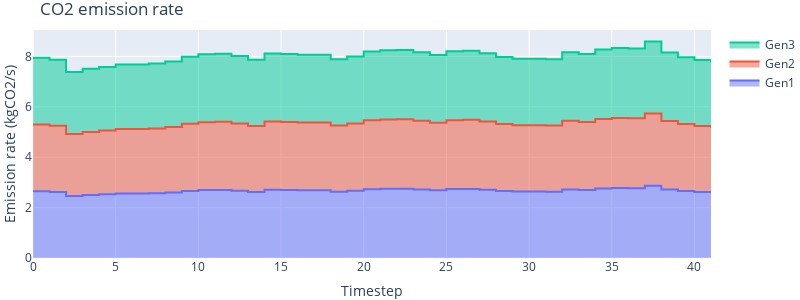

The notebook cell saved with this chart:
### Code cell
plots.plotter="plotly"
fig=plots.plot_CO2_rate_per_device(sim_result,simulator.optimiser,reverse_legend=True,filename=None,device_shareload=gts)
fig.update_layout(autosize=False,width=800,height=300,margin=dict(l=0,r=0,t=30,b=0),title="CO2 emission rate")

### Figure 1 — Plotly figure (JSON) as saved in the notebook; plotly's stock layout.template omitted (floating-point values rounded to 4 significant figures)
{"data": [{"line": {"shape": "hv"}, "name": "Gen1", "stackgroup": "one", "type": "scatter", "x": [0, 1, 2, 3, 4, 5, 6, 7, 8, 9, 10, 11, 12, 13, 14, 15, 16, 17, 18, 19, 20, 21, 22, 23, 24, 25, 26, 27, 28, 29, 30, 31, 32, 33, 34, 35, 36, 37, 38, 39, 40, 41], "xaxis": "x", "y": [2.649, 2.624, 2.462, 2.503, 2.529, 2.561, 2.562, 2.572, 2.599, 2.664, 2.696, 2.703, 2.672, 2.622, 2.707, 2.699, 2.69, 2.69, 2.63, 2.667, 2.734, 2.75, 2.754, 2.723, 2.686, 2.735, 2.744, 2.711, 2.661, 2.635, 2.635, 2.63, 2.722, 2.7, 2.759, 2.779, 2.773, 2.866, 2.718, 2.658, 2.62, 2.587], "yaxis": "y"}, {"line": {"shape": "hv"}, "name": "Gen2", "stackgroup": "one", "type": "scatter", "x": [0, 1, 2, 3, 4, 5, 6, 7, 8, 9, 10, 11, 12, 13, 14, 15, 16, 17, 18, 19, 20, 21, 22, 23, 24, 25, 26, 27, 28, 29, 30, 31, 32, 33, 34, 35, 36, 37, 38, 39, 40, 41], "xaxis": "x", "y": [2.649, 2.624, 2.462, 2.503, 2.529, 2.561, 2.562, 2.572, 2.599, 2.664, 2.696, 2.703, 2.672, 2.622, 2.707, 2.699, 2.69, 2.69, 2.63, 2.667, 2.734, 2.75, 2.754, 2.723, 2.686, 2.735, 2.744, 2.711, 2.661, 2.635, 2.635, 2.63, 2.722, 2.7, 2.759, 2.779, 2.773, 2.866, 2.718, 2.658, 2.62, 2.587], "yaxis": "y"}, {"line": {"shape": "hv"}, "name": "Gen3", "stackgroup": "one", "type": "scatter", "x": [0, 1, 2, 3, 4, 5, 6, 7, 8, 9, 10, 11, 12, 13, 14, 15, 16, 17, 18, 19, 20, 21, 22, 23, 24, 25, 26, 27, 28, 29, 30, 31, 32, 33, 34, 35, 36, 37, 38, 39, 40, 41], "xaxis": "x", "y": [2.649, 2.624, 2.462, 2.503, 2.529, 2.561, 2.562, 2.572, 2.599, 2.664, 2.696, 2.703, 2.672, 2.622, 2.707, 2.699, 2.69, 2.69, 2.63, 2.667, 2.734, 2.75, 2.754, 2.723, 2.686, 2.735, 2.744, 2.711, 2.661, 2.635, 2.635, 2.63, 2.722, 2.7, 2.759, 2.779, 2.773, 2.866, 2.718, 2.658, 2.62, 2.587], "yaxis": "y"}], "layout": {"autosize": false, "height": 300, "legend": {"traceorder": "reversed"}, "margin": {"b": 0, "l": 0, "r": 0, "t": 30}, "title": {"text": "CO2 emission rate"}, "width": 800, "xaxis": {"anchor": "y", "domain": [0, 1], "title": {"text": "Timestep"}}, "yaxis": {"anchor": "x", "domain": [0, 1], "title": {"text": "Emission rate (kgCO2/s)"}}}}
